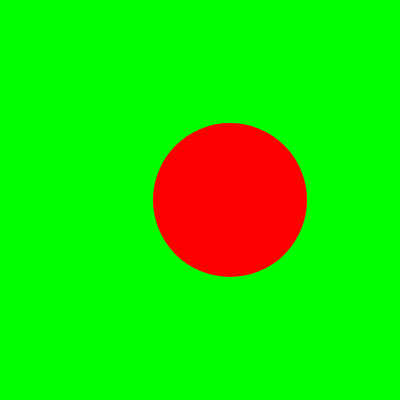
Frame 1 (no input)
Frame 60 (no input): identical to frame 1, image omitted
Frame 120 (the mouse pressed at the canvas centre since frame 60): identical to frame 1, image omitted

The p5.js sketch that drew this single still picture (run headless with seeded random() and noise() and a simulated clock; from frame 60 on, the mouse is pressed at the canvas centre):

// p5.js sketch
// ── sketch.js

/*
Basic  P5 Sketch
Created by Raiyan Rahman May 2017

*/






function setup() {
  createCanvas (400, 400);//Canvas Size
                

                  }
                  
  


function draw() {//draws the shape and its attributes
  background(0, 255, 0)//background color
  stroke(255, 0, 0);//stroke color RGB
  strokeWeight (4);//Thickness of stroke
  fill(255, 0, 0)//color of the circle or ellipse in this case
  ellipse(230, 200, 150, 150)// x and y positions the first two numbers and width and height of ellipse
  
  
}
